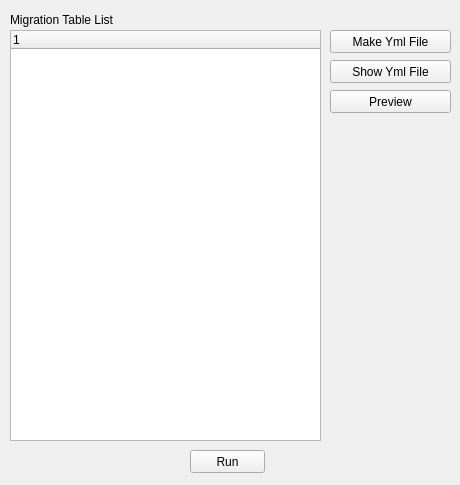
<?xml version="1.0" encoding="UTF-8"?>
<ui version="4.0">
 <class>Form</class>
 <widget class="QWidget" name="Form">
  <property name="geometry">
   <rect>
    <x>0</x>
    <y>0</y>
    <width>460</width>
    <height>485</height>
   </rect>
  </property>
  <property name="minimumSize">
   <size>
    <width>50</width>
    <height>50</height>
   </size>
  </property>
  <property name="maximumSize">
   <size>
    <width>460</width>
    <height>485</height>
   </size>
  </property>
  <property name="windowTitle">
   <string>Summary</string>
  </property>
  <widget class="QPushButton" name="pushButtonRun">
   <property name="geometry">
    <rect>
     <x>190</x>
     <y>450</y>
     <width>75</width>
     <height>23</height>
    </rect>
   </property>
   <property name="text">
    <string>Run</string>
   </property>
  </widget>
  <widget class="QLabel" name="labelMigTableList">
   <property name="geometry">
    <rect>
     <x>10</x>
     <y>10</y>
     <width>201</width>
     <height>20</height>
    </rect>
   </property>
   <property name="text">
    <string>Migration Table List</string>
   </property>
  </widget>
  <widget class="QPushButton" name="pushButtonMakeYmlFile">
   <property name="geometry">
    <rect>
     <x>330</x>
     <y>30</y>
     <width>121</width>
     <height>23</height>
    </rect>
   </property>
   <property name="text">
    <string>Make Yml File</string>
   </property>
  </widget>
  <widget class="QTreeWidget" name="treeViewMigTables">
   <property name="geometry">
    <rect>
     <x>10</x>
     <y>30</y>
     <width>311</width>
     <height>411</height>
    </rect>
   </property>
   <column>
    <property name="text">
     <string/>
    </property>
   </column>
  </widget>
  <widget class="QPushButton" name="pushButtonShowYmlFile">
   <property name="geometry">
    <rect>
     <x>330</x>
     <y>60</y>
     <width>121</width>
     <height>23</height>
    </rect>
   </property>
   <property name="text">
    <string>Show Yml File</string>
   </property>
  </widget>
  <widget class="QPushButton" name="pushButtonPreview">
   <property name="geometry">
    <rect>
     <x>330</x>
     <y>90</y>
     <width>121</width>
     <height>23</height>
    </rect>
   </property>
   <property name="text">
    <string>Preview</string>
   </property>
  </widget>
 </widget>
 <resources/>
 <connections/>
</ui>
